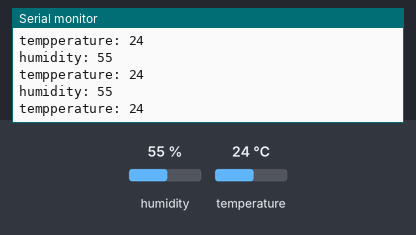
The sketch below on a simulated Arduino Uno, built with avr-gcc and run on an emulated ATmega328P. Shown: the last lines printed to the serial monitor. The inputs (shaded band) are chosen by the test bench; at power-on: humidity 55 %, temperature 24 °C.

Above: at 2.8 s.
2.9 s: humidity set to 22 %
At 4.4 s:
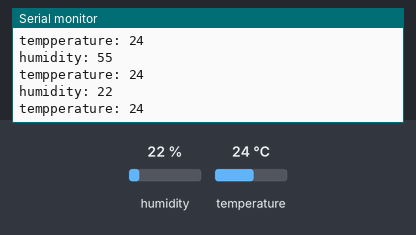
5.6 s: temperature set to 12 °C
At 7.6 s:
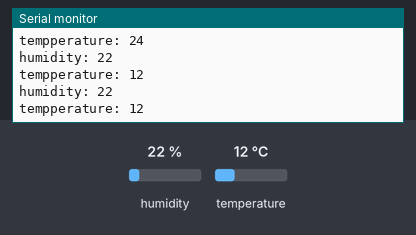
8.3 s: humidity set to 40 %
At 11.0 s:
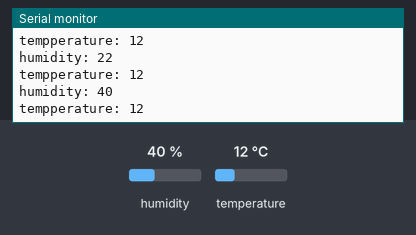
Timing chart, 0 to 12.5 s (numbered marks = the images above; inputs shaded):
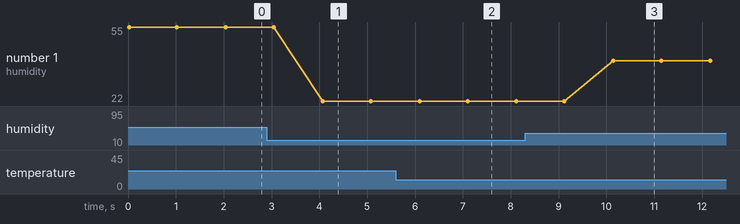

Measured:
- after the input at 2.9 s, the serial monitor: prints a new line after 1.2 s (image 1)
- after the input at 5.6 s, the serial monitor: prints a new line after 0.51 s (image 2)
- after the input at 8.3 s, the serial monitor: prints a new line after 1.8 s (image 3)
- plotted number 1: 55 → 22 after the input at 2.9 s, 22 → 40 after the input at 8.3 s

The sketch:

temphum.ino
```cpp
#include <DHT.h>
#define DHTPIN A1
#define DHTTYPE DHT11
DHT dht(DHTPIN, DHTTYPE);

void setup(){
  Serial.begin(9600);
}

void loop(){
  int h = dht.readHumidity();
  int t = dht.readTemperature();
  Serial.print("humidity: ");
  Serial.println(h);
  Serial.print("tempperature: ");
  Serial.println(t);
  delay(1000);
}
```
